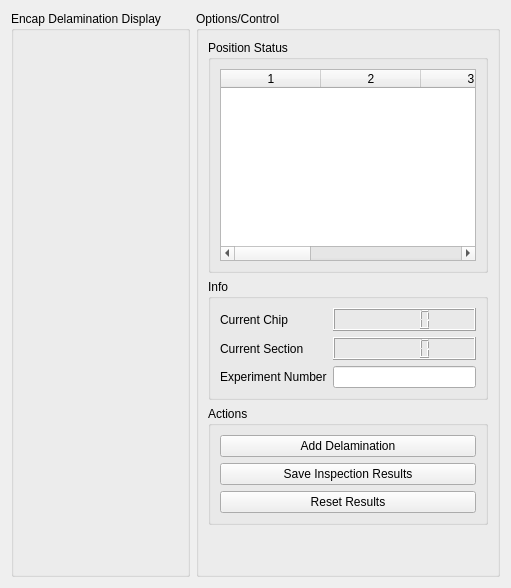
      <widget class="QWidget" name="tab">
       <attribute name="title">
        <string>Delamination Inspection</string>
       </attribute>
       <layout class="QHBoxLayout" name="horizontalLayout">
        <item>
         <layout class="QHBoxLayout" name="horizontalLayout_4">
          <item>
           <widget class="QGroupBox" name="groupBox_5">
            <property name="sizePolicy">
             <sizepolicy hsizetype="Expanding" vsizetype="Expanding">
              <horstretch>0</horstretch>
              <verstretch>0</verstretch>
             </sizepolicy>
            </property>
            <property name="title">
             <string>Encap Delamination Display</string>
            </property>
            <layout class="QGridLayout" name="gridLayout_13">
             <item row="0" column="0">
              <widget class="QOpenCVWidget" name="encapDelamDisplay" native="true"/>
             </item>
            </layout>
           </widget>
          </item>
          <item>
           <widget class="QGroupBox" name="groupBox_4">
            <property name="maximumSize">
             <size>
              <width>470</width>
              <height>16777215</height>
             </size>
            </property>
            <property name="title">
             <string>Options/Control</string>
            </property>
            <layout class="QVBoxLayout" name="verticalLayout_8">
             <item>
              <layout class="QVBoxLayout" name="verticalLayout_7">
               <item>
                <widget class="QGroupBox" name="groupBox_22">
                 <property name="title">
                  <string>Position Status</string>
                 </property>
                 <layout class="QVBoxLayout" name="verticalLayout_10">
                  <item>
                   <layout class="QVBoxLayout" name="verticalLayout_9">
                    <item>
                     <widget class="QTableWidget" name="delamTable">
                      <property name="columnCount">
                       <number>6</number>
                      </property>
                      <column/>
                      <column/>
                      <column/>
                      <column/>
                      <column/>
                      <column/>
                     </widget>
                    </item>
                   </layout>
                  </item>
                 </layout>
                </widget>
               </item>
              </layout>
             </item>
             <item>
              <widget class="QGroupBox" name="groupBox_24">
               <property name="title">
                <string>Info</string>
               </property>
               <layout class="QGridLayout" name="gridLayout_14">
                <item row="1" column="0">
                 <layout class="QGridLayout" name="gridLayout_16">
                  <item row="0" column="0">
                   <widget class="QLabel" name="label_13">
                    <property name="text">
                     <string>Current Chip</string>
                    </property>
                   </widget>
                  </item>
                  <item row="1" column="0">
                   <widget class="QLabel" name="label_14">
                    <property name="text">
                     <string>Current Section</string>
                    </property>
                   </widget>
                  </item>
                  <item row="0" column="1">
                   <widget class="QLCDNumber" name="currentChipLCD"/>
                  </item>
                  <item row="1" column="1">
                   <widget class="QLCDNumber" name="currentSectionLDC"/>
                  </item>
                  <item row="2" column="0">
                   <widget class="QLabel" name="label_15">
                    <property name="text">
                     <string>Experiment Number</string>
                    </property>
                   </widget>
                  </item>
                  <item row="2" column="1">
                   <widget class="QLineEdit" name="experimentNumberText">
                    <property name="alignment">
                     <set>Qt::AlignCenter</set>
                    </property>
                   </widget>
                  </item>
                 </layout>
                </item>
               </layout>
              </widget>
             </item>
             <item>
              <widget class="QGroupBox" name="groupBox_25">
               <property name="title">
                <string>Actions</string>
               </property>
               <layout class="QGridLayout" name="gridLayout_38">
                <item row="0" column="0">
                 <layout class="QGridLayout" name="gridLayout_35">
                  <item row="1" column="0">
                   <widget class="QPushButton" name="saveInspectionBtn">
                    <property name="text">
                     <string>Save Inspection Results</string>
                    </property>
                   </widget>
                  </item>
                  <item row="2" column="0">
                   <widget class="QPushButton" name="resetInspectionBtn">
                    <property name="text">
                     <string>Reset Results</string>
                    </property>
                   </widget>
                  </item>
                  <item row="0" column="0">
                   <widget class="QPushButton" name="addDelamination">
                    <property name="text">
                     <string>Add Delamination</string>
                    </property>
                   </widget>
                  </item>
                 </layout>
                </item>
               </layout>
              </widget>
             </item>
             <item>
              <spacer name="verticalSpacer_8">
               <property name="orientation">
                <enum>Qt::Vertical</enum>
               </property>
               <property name="sizeHint" stdset="0">
                <size>
                 <width>20</width>
                 <height>40</height>
                </size>
               </property>
              </spacer>
             </item>
            </layout>
           </widget>
          </item>
         </layout>
        </item>
       </layout>
      </widget>
